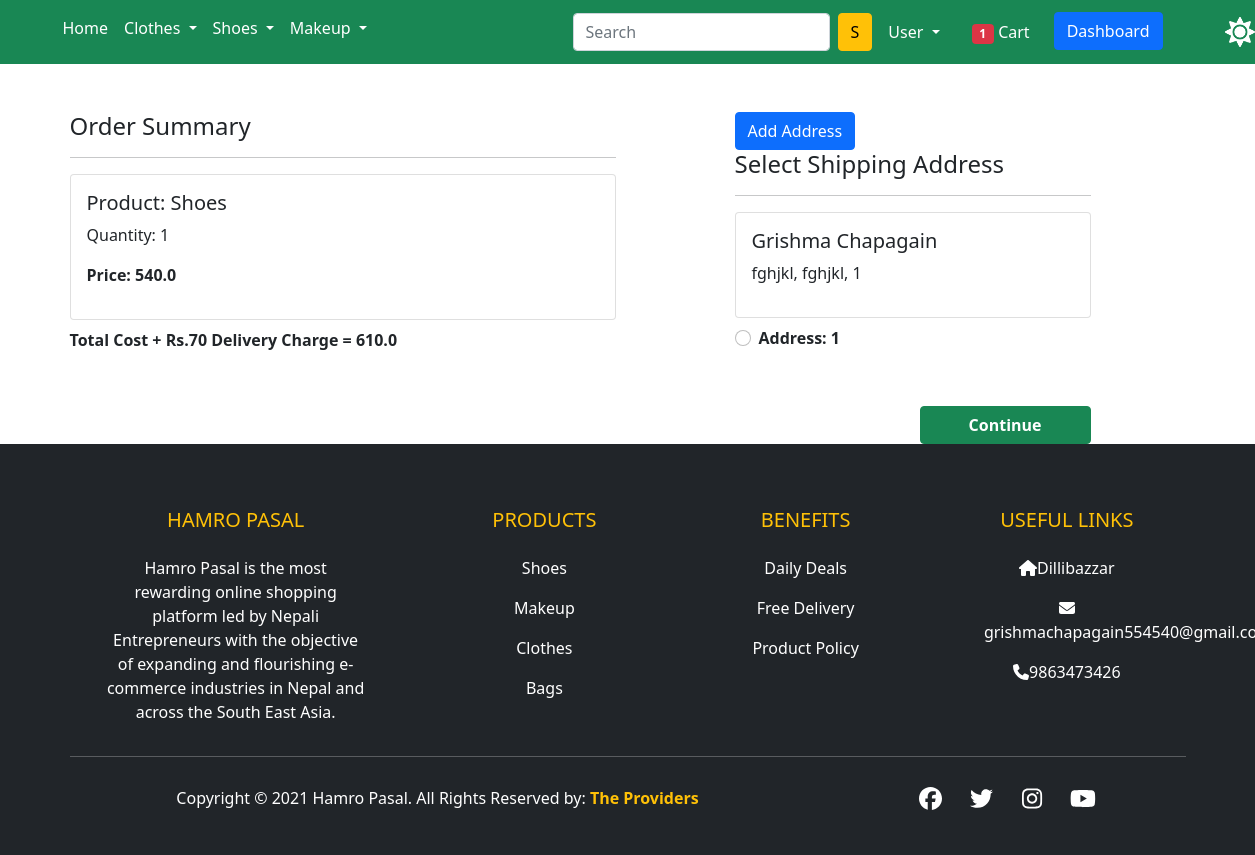
The app's page /checkout/ (signed in) with its own data.
### products/models.py (models this page shows, shortened)
class Cart(models.Model):
    user = models.ForeignKey(User, on_delete=models.CASCADE)
    product = models.ForeignKey(Product, on_delete=models.CASCADE)
    quantity = models.PositiveIntegerField(default=1)
    @property
    def total_cost(self):
        return self.quantity * self.product.Selling_Price

class Product(models.Model):
    title = models.CharField(max_length=100)
    Price = models.FloatField()
    Selling_Price= models.FloatField()
    Description = models.TextField()
    Manufacturer = models.CharField(max_length=100)
    category = models.CharField(choices=PASAL_CHOICES, max_length=2)
    Image = models.ImageField(upload_to='productimg')

class Customer(models.Model):
    user = models.ForeignKey(User, on_delete=models.CASCADE)
    name = models.CharField(max_length=200)
    place = models.CharField(max_length=200)
    area = models.CharField(max_length=200)
    Pradesh = models.CharField(choices=PRADESH_CHOICE, max_length=50)

### products/views.py (the view)
# urls.py: path('checkout/', views.checkout, name='checkout'),
def checkout(request):
    totalitem = 0
    user = request.user
    add = Customer.objects.filter(user=user)
    cart_items = Cart.objects.filter(user=user)
    amount = 0.0
    shipping_amount = 70.0
    if request.user.is_authenticated:
        totalitem = len(Cart.objects.filter(user=request.user))
    cart_product = [p for p in Cart.objects.all() if p.user == request.user]
    if cart_product:
        for p in cart_product:
            tempamount = (p.quantity * p.product.Selling_Price)
            amount += tempamount
        totalamount = amount + shipping_amount
    return render(request, 'pr/checkout.html', {'add': add, 'totalamount': totalamount, 'cart_items': cart_items, 'totalitem': totalitem})

### products/templates/pr/checkout.html (shortened to what this page needs)
{% extends 'pr/base.html' %} {% load static %}  {% block main-content %}
<div class="container">
  <div class="row mt-5">
    <div class="col-sm-6">
      <h4>Order Summary</h4>
      <hr>
      {% for item in cart_items %}
      <div class="card mb-2">
        <div class="card-body">
          <h5>Product: {{item.product.title}}</h5>
          <p>Quantity: {{item.quantity}}</p>
          <p class="fw-bold">Price: {{item.total_cost}}</p>
        </div>
      </div>
      {% endfor %}
      <p class="fw-bold">Total Cost + Rs.70 Delivery Charge = {{totalamount}} </p>
</div>
    <div class="col-sm-4 offset-sm-1">
     <a href="{% url 'profile' %}" class="btn btn-primary">Add Address</a>
      <h4>Select Shipping Address</h4>
      <hr>
      <form action="/paymentdone" id="myform">
       {% for ad in add %}
        <div class="card">
          <div class="card-body">
            <h5>{{ad.name}}</h5>
            <p>{{ad.place}}, {{ad.area}}, {{ad.Pradesh}}</p>
          </div>
        </div>
        <div class="form-check mt-2 mb-5">
          <input class="form-check-input" type="radio" name="custid"
           id="custadd{{forloop.counter}}" value="{{ad.id}}" >
          <label class="form-check-label fw-bold" for="custadd{{forloop.counter}}">
            Address: {{forloop.counter}}
          </label>
        </div>
        {% endfor %}
        <div class="text-end">
    <button type="submit" class="btn btn-success mt-2 px-5 fw-bold">Continue</button>
        </div>
      </form>
    </div>
  </div>
</div>
{% endblock main-content %}

### products/templates/pr/base.html (shortened to what this page needs)
<!doctype html>
{% load static %}
<html lang="en">
<head>
    <link href="https://cdn.jsdelivr.net/npm/bootstrap@5.0.0-beta1/dist/css/bootstrap.min.css" rel="stylesheet"
>
  <link rel="stylesheet" href="{% static 'all/css/owl.carousel.min.css' %}">
  <link rel="stylesheet" href="{% static 'all/css/all.min.css' %}">
  <link rel="stylesheet" href="{% static 'all/css/style.css' %}">
</head>
<body>
<nav class="navbar navbar-expand-lg navbar-dark bg-success sticky-top">
    <div class="container">
        <div class="collapse navbar-collapse" id="navContent">
            <ul class="navbar-nav me-auto mb-2 mb-lg-2">
                <li class="nav-item">
                    <a class="nav-link active" aria-current="page" href="/">Home</a>
                </li>
            <li class="nav-item dropdown">
                    <a class="nav-link dropdown-toggle text-white" href="#" id="fashionDropdown" role="button"
                       data-bs-toggle="dropdown" aria-expanded="false">
                        Clothes
                    </a>
                </li>
                 <li class="nav-item dropdown">
                    <a class="nav-link dropdown-toggle text-white" href="#" id="ShoeDropdown" role="button"
                       data-bs-toggle="dropdown" aria-expanded="false">
                        Shoes
                    </a>
                </li>
                <li class="nav-item dropdown">
                    <a class="nav-link dropdown-toggle text-white" href="#" id="BeautyDropdown" role="button"
                       data-bs-toggle="dropdown" aria-expanded="false">
                        Makeup
                    </a>
                </li>
            </ul>
            <form class="d-flex" action="{% url 'search' %}" method="get" >
           <input class="form-control me-2" type="search" placeholder="Search" aria-label="Search"  name="keyword" required>
           <button class="btn btn-warning" type="submit">S</button>
         </form>
             <div>
          <ul class="navbar-nav me-auto mb-2 mb-lg-0">
          {% if request.user.is_authenticated %}
           <li class="nav-item dropdown mx-2">
              <a class="nav-link dropdown-toggle text-white " href="#" id="profileDropdown" role="button" data-bs-toggle="dropdown" aria-expanded="false">
              {{request.user.username|capfirst}}
              </a>
            </li>
                    <li class="nav-item mx-2">
                        <a href="{% url 'showcart' %}" class="nav-link text-white"><span class="badge bg-danger">{{totalitem}}</span>
                            Cart </a>
                    </li>
            {% endif %}
            {% if request.user.is_staff %}
            <li class="nav-item mx-2">
             <a href="{% url 'dashboard' %}" class="btn btn-primary">Dashboard </a>
            </li>
            {% endif %}
          </ul>
         </div>
       </div>
     </div>
     <img src="{% static 'all/images/sun.png' %}" id="icon" onclick="myFunction()">
    </nav>
    {% block main-content %} {% endblock main-content %}
<footer class="bg-dark text-white pt-5 pb-4">
    <div class="container text-center text-md-left">
        <div class="row text-center text-md-left">
            <div class="col-md-3 col-lg-3 col-xl-3 mx-auto mt-3">
                <h5 class="text-uppercase mb-4 font-weight-bold text-warning"> Hamro Pasal </h5>
                <p> Hamro Pasal is the most rewarding online shopping platform led by Nepali Entrepreneurs with the objective of expanding and flourishing e-commerce industries in Nepal and across the South East Asia. </p>
            </div>
            <div class="col-md-2 col-lg-2 col-xl-2 mx-auto mt-3">
                <h5 class="text-uppercase mb-4 font-weight-bold text-warning"> Products </h5>
            <p>
                <a href="#" class="text-white" style="text-decoration: none;"> Shoes </a>
            </p>
            <p>
                <a href="#" class="text-white" style="text-decoration: none;"> Makeup </a>
            </p>
            <p>
                <a href="#" class="text-white" style="text-decoration: none;"> Clothes </a>
            </p>
            <p>
                <a href="#" class="text-white" style="text-decoration: none;"> Bags </a>
            </p>
            </div>
            <div class="col-md-3 col-lg-2 col-xl-2 mx-auto mt-3">
                <h5 class="text-uppercase mb-4 font-weight-bold text-warning">Benefits </h5>
            <p>
                <a href="#" class="text-white" style="text-decoration: none;"> Daily Deals </a>
            </p>
            <p>
                <a href="#" class="text-white" style="text-decoration: none;"> Free Delivery </a>
            </p>
            <p>
                <a href="#" class="text-white" style="text-decoration: none;"> Product Policy </a>
            </p>
            </div>
            <div class="col-md-3 col-lg-2 col-xl-2 mx-auto mt-3">
                <h5 class="text-uppercase mb-4 font-weight-bold text-warning">Useful Links </h5>
            <p>
                <i class="fas fa-home mr-3"></i>Dillibazzar
            </p>
            <p>
                <i class="fas fa-envelope mr-3"></i>grishmachapagain554540@gmail.com
            </p>
            <p>
                <i class="fas fa-phone mr-3"></i>9863473426
            </p>
            </div>
        </div>
        <hr class="mb-4">
        <div class="row align-items-center">
            <div class="col-md-7 col-lg-8">
                <p> Copyright © 2021 Hamro Pasal. All Rights Reserved by:
                    <a href="#" style="text-decoration: none;">
                        <strong class="text-warning"> The Providers</strong>
                        </a></p>
            </div>
            <div class="col-md-5 col-lg-4">
                <div class="text-center text-md-right">
                    <ul class="list-unstyled list-inline">
                        <li class="list-inline-item">
                            <a href="https://www.facebook.com/" class="btn-floating btn-sm text-white" style="font-size: 23px;"><i class="fab fa-facebook"></i></a>
                        </li>
                        <li class="list-inline-item">
                            <a href="https://twitter.com/" class="btn-floating btn-sm text-white" style="font-size: 23px;"><i class="fab fa-twitter"></i></a>
                        </li>
                        <li class="list-inline-item">
                            <a href="https://www.instagram.com" class="btn-floating btn-sm text-white" style="font-size: 23px;"><i class="fab fa-instagram"></i></a>
                        </li>
                        <li class="list-inline-item">
                            <a href="https://www.youtube.com" class="btn-floating btn-sm text-white" style="font-size: 23px;"><i class="fab fa-youtube"></i></a>
                        </li>
            </div>
        </div>
    </div>
</body>
</html>

### products/static/all/css/style.css (style rules this page uses)
#icon { width: 30px; cursor: pointer; }

### records on screen
Cart: product "Shoes", quantity "1", total_cost "540.0"
Customer: name "Grishma Chapagain", place "fghjkl", area "fghjkl", Pradesh "1"

### other values on screen
{{ request.user.username|capfirst }} "User"
{{ totalitem }} "1"
{{ totalamount }} "610.0"
